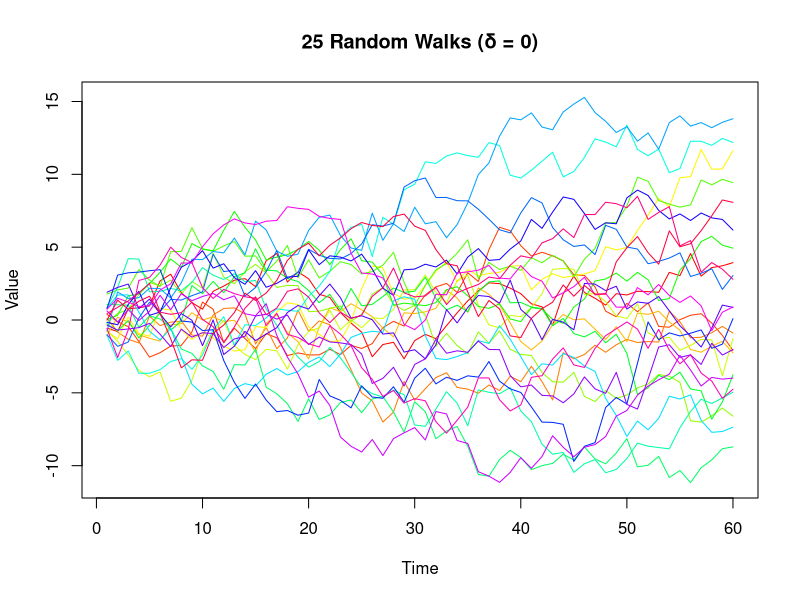
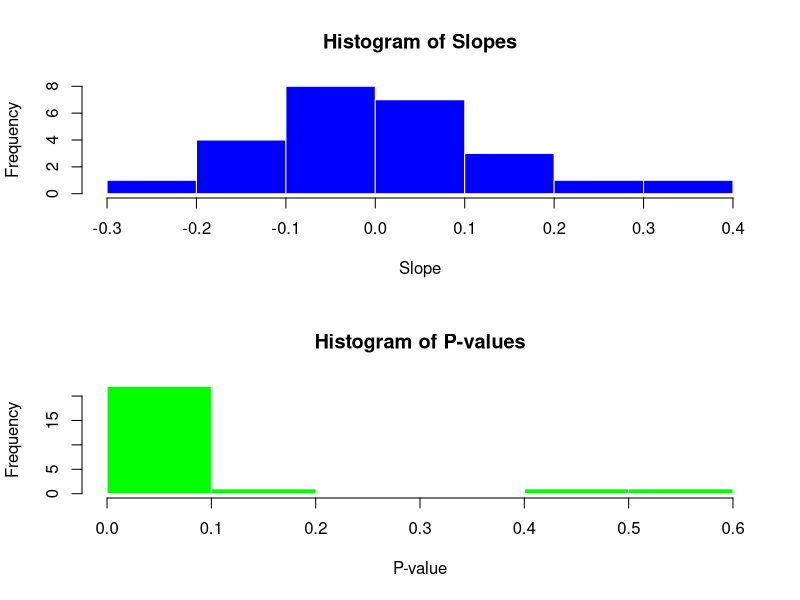
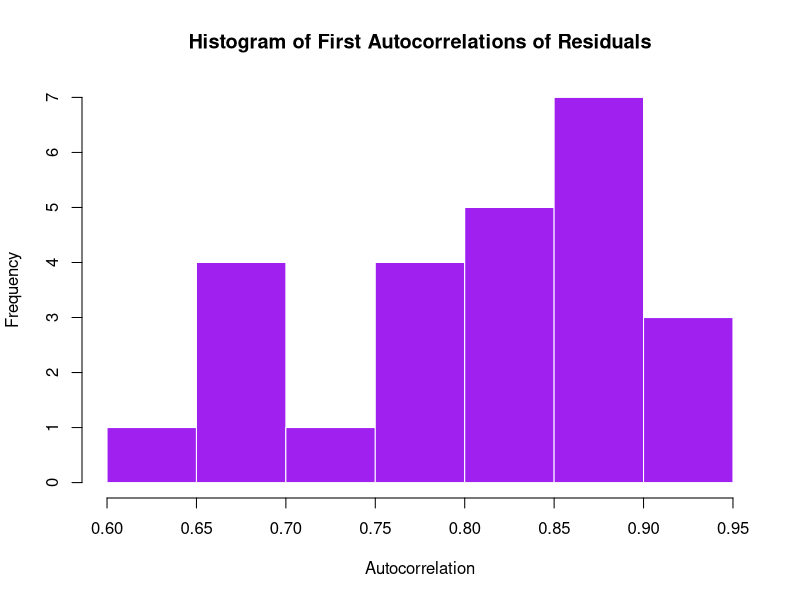

These figures' R source, in order: (Note: this script raises an error after producing the figures.)
# Load necessary libraries
set.seed(123)  # Setting seed for reproducibility

# Define parameters
n <- 60   # Length of each random walk
n_walks <- 25  # Number of random walks

# Simulate random walks
random_walks <- matrix(0, nrow = n, ncol = n_walks)
for (i in 1:n_walks) {
  random_walks[, i] <- cumsum(rnorm(n))  # Cumulative sum of standard normal white noise
}

# Plot all random walks
png("random_walks.png", width = 800, height = 600)
matplot(random_walks, type = "l", lty = 1, col = rainbow(n_walks),
        xlab = "Time", ylab = "Value", main = "25 Random Walks (δ = 0)")
dev.off()  



time_index <- 1:n

slopes <- numeric(n_walks)
p_values <- numeric(n_walks)

for (i in 1:n_walks) {
  model <- lm(random_walks[, i] ~ time_index)
  slopes[i] <- coef(model)[2]  # Slope estimate (β1)
  p_values[i] <- summary(model)$coefficients[2, 4]  # p-value of t-test for H0: β1 = 0
}

png("slopes_and_p_values.png", width = 800, height = 600)
par(mfrow = c(2, 1))  # Set up 2-panel plot

# Histogram of slopes
hist(slopes, main = "Histogram of Slopes", xlab = "Slope", col = "blue", border = "white")

# Histogram of p-values
hist(p_values, main = "Histogram of P-values", xlab = "P-value", col = "green", border = "white")

dev.off()  # Save the plot to a PNG file


# Initialize a vector to store the first autocorrelations
first_autocorrelations <- numeric(n_walks)

# Loop over each random walk to calculate the first autocorrelation of the residuals
for (i in 1:n_walks) {
  # Fit the linear model again (as done before)
  model <- lm(random_walks[, i] ~ time_index)
  
  # Get residuals from the model
  residuals_rw <- residuals(model)
  
  # Calculate the first autocorrelation of the residuals
  acf_result <- acf(residuals_rw, lag.max = 1, plot = FALSE)
  first_autocorrelations[i] <- acf_result$acf[2]  # Lag 1 autocorrelation is at index 2
}

# Plot histogram of the first autocorrelations
png("autocorrelation_histogram.png", width = 800, height = 600)
hist(first_autocorrelations, main = "Histogram of First Autocorrelations of Residuals",
     xlab = "Autocorrelation", col = "purple", border = "white")
dev.off()





land_window <- window(gtemp_land, start=1960)
ocean_window <- window(gtemp_ocean, start=1960)
attributes(land_window)
attributes(ocean_window)


land_index <- gtemp_land[111:174]
ocean_index <- gtemp_ocean[111:174]
attributes(land_index)
attributes(ocean_index)
View(land_index)



land_window <- window(gtemp_land, start=1960)
ocean_window <- window(gtemp_ocean, start=1960)


# Save Land plot with its fitted line
png("land_temperature_deviation.png", width = 800, height = 600)

# Plot land temperature deviations and fit the regression line
plot(land_window ~ time(land_window), type='l', col='red', xlab='Time', ylab='Temperature Deviation',
     main='Land Temperature Deviation with Fitted Line')
land_lm <- lm(land_window ~ time(land_window))  # Fit the linear model for land
abline(land_lm, col='blue', lty=2)  # Add the regression line

dev.off()  # Close the plot device

# Save Ocean plot with its fitted line
png("ocean_temperature_deviation.png", width = 800, height = 600)

# Plot ocean temperature deviations and fit the regression line
plot(ocean_window ~ time(ocean_window), type='l', col='green', xlab='Time', ylab='Temperature Deviation',
     main='Ocean Temperature Deviation with Fitted Line')
ocean_lm <- lm(ocean_window ~ time(ocean_window))  # Fit the linear model for ocean
abline(ocean_lm, col='orange', lty=2)  # Add the regression line

dev.off()  # Close the plot device


summary(land_lm)
summary(ocean_lm)

land_res <- residuals(land_lm)
land_res


# Calculate residuals for land and ocean
land_residuals <- residuals(land_lm)
ocean_residuals <- residuals(ocean_lm)

# Plot residuals vs. time for land temperature model
png("land_residuals_vs_time.png", width = 800, height = 600)
plot(time(land_window), land_residuals, type = 'p', col = 'blue', xlab = 'Year', 
     ylab = 'Residuals', main = 'Land Temperature Model Residuals vs Time')
abline(h = 0, col = 'red', lty = 2)  # Add a horizontal line at 0
dev.off()

# Plot residuals vs. time for ocean temperature model
png("ocean_residuals_vs_time.png", width = 800, height = 600)
plot(time(ocean_window), ocean_residuals, type = 'p', col = 'green', xlab = 'Year', 
     ylab = 'Residuals', main = 'Ocean Temperature Model Residuals vs Time')
abline(h = 0, col = 'red', lty = 2)  # Add a horizontal line at 0
dev.off()

# Residuals vs. Fitted values for land temperature model
png("land_residuals_vs_fitted.png", width = 800, height = 600)
plot(fitted(land_lm), land_residuals, type = 'p', col = 'blue', xlab = 'Fitted Values', 
     ylab = 'Residuals', main = 'Land Temperature Model Residuals vs Fitted Values')
abline(h = 0, col = 'red', lty = 2)
dev.off()

# Residuals vs. Fitted values for ocean temperature model
png("ocean_residuals_vs_fitted.png", width = 800, height = 600)
plot(fitted(ocean_lm), ocean_residuals, type = 'p', col = 'green', xlab = 'Fitted Values', 
     ylab = 'Residuals', main = 'Ocean Temperature Model Residuals vs Fitted Values')
abline(h = 0, col = 'red', lty = 2)
dev.off()


# Calculate correlation between the residuals of the land and ocean models
correlation <- cor(land_residuals, ocean_residuals)
(correlation)
# Cross-correlation function (CCF) to check for lagged relationships
ccf(land_residuals, ocean_residuals, main = "Cross-Correlation of Land and Ocean Residuals")
ccf
